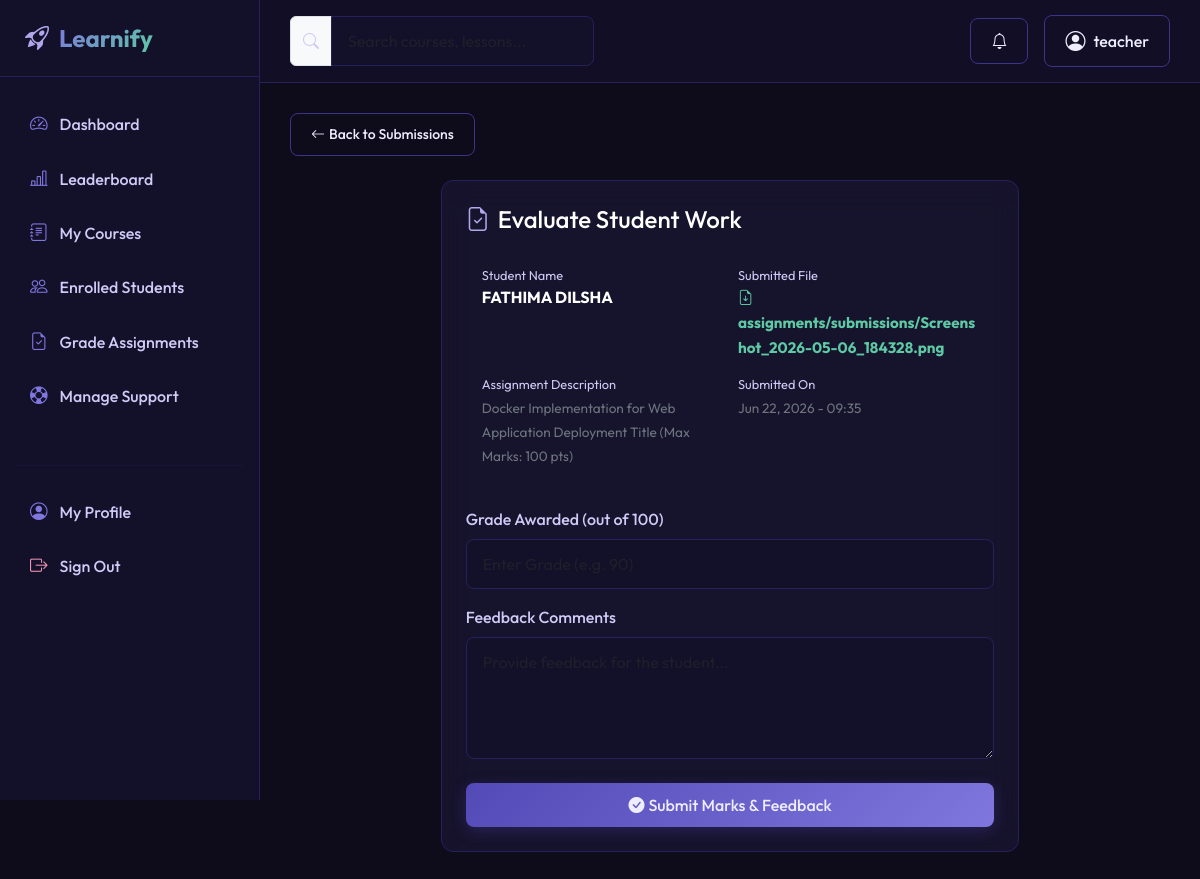
Page /assignments/instructor/submission/5/grade/ (signed in) on the committed database.
### apps/accounts/models.py (models this page shows, shortened)
class User(AbstractUser):
    ROLE_CHOICES = (
        ('student', 'Student'),
        ('instructor', 'Instructor'),
        ('admin', 'Admin'),
    )
    role = models.CharField(max_length=15, choices=ROLE_CHOICES, default='student')
    profile_picture = models.ImageField(upload_to='profile_pictures/', blank=True, null=True)
    bio = models.TextField(blank=True, null=True)

class Student(models.Model):
    user = models.OneToOneField(User, on_delete=models.CASCADE, related_name='student_profile')
    phone = models.CharField(max_length=15, blank=True, null=True)

### apps/assignments/models.py (models this page shows, shortened)
class Submission(models.Model):
    assignment = models.ForeignKey(Assignment, on_delete=models.CASCADE, related_name='submissions')
    student = models.ForeignKey('accounts.Student', on_delete=models.CASCADE, related_name='submissions')
    submitted_file = models.FileField(upload_to='assignments/submissions/')
    submitted_at = models.DateTimeField(auto_now_add=True)
    grade = models.PositiveIntegerField(blank=True, null=True)
    feedback = models.TextField(blank=True)
    STATUS_CHOICES = (
        ('submitted', 'Submitted'),
        ('graded', 'Graded'),
    )
    status = models.CharField(max_length=15, choices=STATUS_CHOICES, default='submitted')
    class Meta:
        unique_together = ('assignment', 'student')

class Assignment(models.Model):
    course = models.ForeignKey('courses.Course', on_delete=models.CASCADE, related_name='assignments')
    title = models.CharField(max_length=200)
    description = models.TextField()
    due_date = models.DateTimeField()
    max_marks = models.PositiveIntegerField(default=100)
    attachment = models.FileField(upload_to='assignments/files/', blank=True, null=True)
    created_at = models.DateTimeField(auto_now_add=True)

### apps/assignments/views.py (the view)
# urls.py: path('instructor/submission/<int:submission_id>/grade/', views.grade_submission, name='grade_submission'),
@login_required
def grade_submission(request, submission_id):
    user = request.user
    if not ((user.role == 'instructor' and user.instructor_profile.is_approved) or user.is_superuser):
        messages.error(request, "Unauthorized access.")
        return redirect('dashboard')
    submission = get_object_or_404(Submission, pk=submission_id)
    assignment = submission.assignment
    if user.role == 'instructor' and assignment.course.instructor != user.instructor_profile:
        messages.error(request, "You are not authorized to grade this submission.")
        return redirect('dashboard')
    if request.method == 'POST':
        form = GradeSubmissionForm(request.POST, instance=submission)
        if form.is_valid():
            sub = form.save(commit=False)
            sub.status = 'graded'
            if sub.grade > assignment.max_marks:
                messages.error(request, f"Grade cannot exceed maximum marks of {assignment.max_marks}.")
            else:
                sub.save()
                messages.success(request, f"Grade updated for {submission.student.user.username}!")
                enrollment = Enrollment.objects.filter(student=submission.student, course=assignment.course).first()
                if enrollment:
                    from apps.certificates.views import check_and_award_certificate
                    check_and_award_certificate(enrollment)
                return redirect('assignments:assignment_submissions', assignment_id=assignment.id)
    else:
        form = GradeSubmissionForm(instance=submission)
    return render(request, 'assignments/grade_submission.html', {
        'submission': submission,
        'assignment': assignment,
        'form': form
    })

### apps/assignments/forms.py
class GradeSubmissionForm(forms.ModelForm):
    class Meta:
        model = Submission
        fields = ('grade', 'feedback')
    def __init__(self, *args, **kwargs):
        super().__init__(*args, **kwargs)
        self.fields['grade'].widget.attrs.update({'class': 'form-control', 'placeholder': 'Enter Grade (e.g. 90)'})
        self.fields['feedback'].widget.attrs.update({'class': 'form-control', 'placeholder': 'Provide feedback for the student...', 'rows': 4})

### apps/notifications/context_processors.py (called while the page is built)
def unread_notifications(request):
    if request.user.is_authenticated:
        unread = Notification.objects.filter(user=request.user, is_read=False)
        return {
            'unread_notifications': unread,
            'unread_notifications_count': unread.count()
        }
    return {
        'unread_notifications': [],
        'unread_notifications_count': 0
    }

### templates/assignments/grade_submission.html (shortened to what this page needs)
{% extends 'base.html' %}
{% block content %}
<div class="container-fluid px-0">
    <a href="{% url 'assignments:assignment_submissions' assignment.id %}" class="btn btn-outline-premium btn-sm mb-4">
        <i class="bi bi-arrow-left me-1"></i>Back to Submissions
    </a>
    <div class="row justify-content-center">
        <div class="col-lg-8">
            <div class="card glass-card p-4 mb-4">
                <h4 class="text-white mb-3"><i class="bi bi-file-earmark-check text-purple me-2"></i>Evaluate Student Work</h4>
                <div class="p-3 bg-sidebar border-default rounded mb-4">
                    <div class="row g-3">
                        <div class="col-md-6">
                            <span class="text-muted d-block" style="font-size: 0.8rem;">Student Name</span>
                            <span class="fw-bold text-white">{{ submission.student.user.get_full_name|default:submission.student.user.username }}</span>
                        </div>
                        <div class="col-md-6">
                            <span class="text-muted d-block" style="font-size: 0.8rem;">Submitted File</span>
                            <a href="{{ submission.submitted_file.url }}" download class="fw-bold text-teal link-hover" style="font-size: 0.95rem;">
                                <i class="bi bi-file-earmark-arrow-down me-1"></i>{{ submission.submitted_file.name }}
                            </a>
                        </div>
                        <div class="col-md-6">
                            <span class="text-muted d-block" style="font-size: 0.8rem;">Assignment Description</span>
                            <span class="text-secondary" style="font-size: 0.85rem;">{{ assignment.title }} (Max Marks: {{ assignment.max_marks }} pts)</span>
                        </div>
                        <div class="col-md-6">
                            <span class="text-muted d-block" style="font-size: 0.8rem;">Submitted On</span>
                            <span class="text-secondary" style="font-size: 0.85rem;">{{ submission.submitted_at|date:"M d, Y - H:i" }}</span>
                        </div>
                    </div>
                </div>
                <form method="post">
                    <div class="mb-3">
                        <label for="id_grade" class="form-label">Grade Awarded (out of {{ assignment.max_marks }})</label>
                        {{ form.grade }}
                    </div>
                    <div class="mb-4">
                        <label for="id_feedback" class="form-label">Feedback Comments</label>
                        {{ form.feedback }}
                    </div>
                    <button type="submit" class="btn btn-premium w-100">
                        <i class="bi bi-check-circle-fill me-1"></i>Submit Marks & Feedback
                    </button>
                </form>
            </div>
        </div>
    </div>
</div>
{% endblock %}

### templates/navbar.html (shortened to what this page needs)
{% load static %}
<header class="top-navbar d-flex align-items-center justify-content-between">
    <div class="d-flex align-items-center gap-3">
        <form class="d-none d-md-flex align-items-center" action="{% url 'courses:course_list' %}" method="get">
            <div class="input-group">
                <span class="input-group-text bg-sidebar border-default text-muted">
                    <i class="bi bi-search"></i>
                </span>
                <input type="text" name="search" class="form-control bg-sidebar border-default text-primary" placeholder="Search courses, lessons..." value="{{ request.GET.search|default:'' }}">
            </div>
        </form>
    </div>
    <div class="d-flex align-items-center gap-3">
        {% if user.is_authenticated %}
            <div class="dropdown">
                <button class="btn btn-outline-premium position-relative" type="button" id="notifDropdown" data-bs-toggle="dropdown" aria-expanded="false">
                    <i class="bi bi-bell"></i>
                </button>
            </div>
            <div class="dropdown">
                <button class="btn btn-outline-premium d-flex align-items-center gap-2" type="button" id="profileDropdown" data-bs-toggle="dropdown" aria-expanded="false">
                    {% if user.profile_picture %}
                        <img src="{{ user.profile_picture.url }}" alt="Profile" class="rounded-circle" style="width: 28px; height: 28px; object-fit: cover;">
                    {% else %}
                        <i class="bi bi-person-circle fs-5"></i>
                    {% endif %}
                    <span class="d-none d-sm-inline">{{ user.username }}</span>
                </button>
            </div>
        {% else %}
            <a href="{% url 'accounts:login' %}" class="btn btn-outline-premium">Sign In</a>
            <a href="{% url 'accounts:register' %}" class="btn btn-premium">Get Started</a>
        {% endif %}
    </div>
</header>

### static/css/style.css (style rules this page uses)
:root { --bg-page: #0e0c1a; --bg-sidebar: #13102a; --bg-card: #1c1836; --border-default: #26215c; --border-strong: #3c3489; --text-primary: #eeedfe; --text-secondary: #cecbf6; --text-muted: #534ab7; --purple-main: #534ab7; --purple-accent: #7f77dd; --purple-soft: #afa9ec; --teal-bg: #04342c; --teal-border: #0f6e56; --teal-main: #5dcaa5; --teal-light: #9fe1cb; --amber-bg: #412402; --amber-border: #854f0b; --amber-main: #ef9f27; --amber-light: #fac775; --pink-bg: #4b1528; --pink-border: #993556; --pink-main: #ed93b1; --pink-light: #f4c0d1; --transition-speed: 0.3s; }
body { background-color: var(--bg-page); color: var(--text-primary); font-family: 'Outfit', sans-serif; overflow-x: hidden; }
a { color: var(--purple-soft); text-decoration: none; transition: color var(--transition-speed) ease; }
.top-navbar { background: rgba(19, 16, 42, 0.85); backdrop-filter: blur(12px); -webkit-backdrop-filter: blur(12px); border-bottom: 1px solid var(--border-default); position: sticky; top: 0; z-index: 998; padding: 15px 30px; }
.glass-card { background: rgba(28, 24, 54, 0.65); backdrop-filter: blur(16px); -webkit-backdrop-filter: blur(16px); border: 1px solid var(--border-default); border-radius: 12px; color: var(--text-primary); transition: transform var(--transition-speed) ease, border-color var(--transition-speed) ease, box-shadow var(--transition-speed) ease; }
.text-teal { color: var(--teal-main) !important; }
.text-purple { color: var(--purple-soft) !important; }
.btn-premium { background: linear-gradient(135deg, var(--purple-main), var(--purple-accent)); border: none; color: var(--text-primary); font-weight: 500; padding: 10px 20px; border-radius: 8px; box-shadow: 0 4px 15px rgba(83, 74, 183, 0.3); transition: all var(--transition-speed) ease; }
.btn-outline-premium { background: transparent; border: 1px solid var(--border-strong); color: var(--text-primary); font-weight: 500; padding: 10px 20px; border-radius: 8px; transition: all var(--transition-speed) ease; }
.form-control, .form-select { background-color: #13102a; border: 1px solid var(--border-default); color: var(--text-primary); border-radius: 8px; padding: 12px 16px; transition: border-color var(--transition-speed) ease, box-shadow var(--transition-speed) ease; }
.form-label { color: var(--text-secondary); font-weight: 500; margin-bottom: 8px; }
.text-muted { color: var(--text-secondary) !important; }

### rows in the picture
User: username "teacher"
Submission: student.user.get_full_name "FATHIMA DILSHA", submitted_file.name "assignments/submissions/Screenshot_2026-05-06_184328.png", submitted_at "Jun 22, 2026 - 09:35"
Assignment: title "Docker Implementation for Web Application Deployment Title", max_marks "100"
